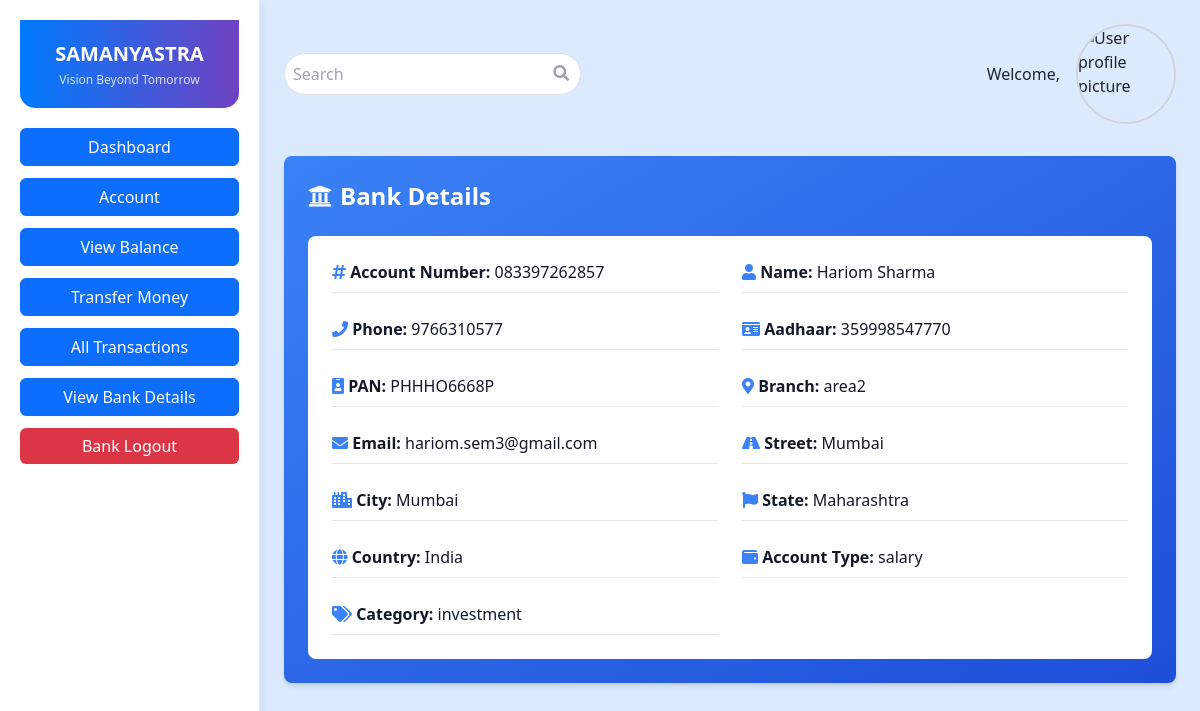
The app's page /bank_details/ (signed in) with its own data.
### website/models.py (models this page shows, shortened)
class CustomUser(models.Model):
    first_name = models.CharField(max_length=255)
    last_name = models.CharField(max_length=255)
    phone = models.CharField(max_length=15, unique=True)
    aadhaar = models.CharField(max_length=12, unique=True)
    pan = models.CharField(max_length=10, unique=True)
    account_number = models.CharField(max_length=20, unique=True)
    password = models.CharField(max_length=255, blank=True, null=True)
    email = models.EmailField(max_length=255, null=True, blank=True)
    street = models.CharField(max_length=255, null=True, blank=True)
    city = models.CharField(max_length=100, null=True, blank=True)
    zips = models.CharField(max_length=10, null=True, blank=True)
    state = models.CharField(max_length=100, null=True, blank=True)
    country = models.CharField(max_length=100, null=True, blank=True)
    branch = models.CharField(max_length=255, null=True, blank=True)
    ifsc_code = models.CharField(max_length=15, null=True, blank=True)
    balance = models.DecimalField(max_digits=15, decimal_places=2, default=0.00)
    account_type = models.CharField(max_length=100, null=True, blank=True)
    category = models.CharField(max_length=100, null=True, blank=True)
    security_pin = models.CharField(max_length=6, blank=True, null=True)

### website/views.py (the view)
# urls.py: path("bank_details/", views.bank_details, name='bank_details'),
def bank_details(req):
    user_image = req.session.get("customer_images", "/medias/customer_images/default.jpeg")
    user_id = req.session.get("user_id")
    if not user_id:
        return redirect("/bank_login/")
    user = CustomUser.objects.get(id=user_id)
    return render(req, "bank.html", {"user": user, "user_image": user_image})

### templates/website/bank.html (shortened to what this page needs)
<!DOCTYPE html>
<html lang="en">
<head>
    <script src="https://cdn.tailwindcss.com"></script>
    <link href="https://cdnjs.cloudflare.com/ajax/libs/font-awesome/5.15.3/css/all.min.css" rel="stylesheet"/>
    <link href="https://cdn.jsdelivr.net/npm/bootstrap@5.3.0/dist/css/bootstrap.min.css" rel="stylesheet">
</head>
<body class="bg-blue-100">
    <div class="flex h-screen">
        <div class="sidebar">
            <div class="logo">
                <span class="text-xl font-bold">SAMANYASTRA</span>
                <div class="text-xs mt-1 opacity-80">Vision Beyond Tomorrow</div>
            </div>
            <nav>
                <ul class="list-none space-y-3">
                    <li><a href="/Dashboard" class="btn btn-primary w-full">Dashboard</a></li>
                    <li><a href="/profile_view" class="btn btn-primary w-full">Account</a></li>
                    <li><a href="/view_balance/" class="btn btn-primary w-full">View Balance</a></li>
                    <li><a href="/transfer_money/" class="btn btn-primary w-full">Transfer Money</a></li>
                    <li><a href="/all_transactions/" class="btn btn-primary w-full">All Transactions</a></li>
                    <li><a href="/bank_details" class="btn btn-primary w-full">View Bank Details</a></li>
                    <li><a href="/acc_logout" class="btn btn-danger w-full">Bank Logout</a></li>
                </ul>
            </nav>
        </div>
        <div class="flex-1 p-6">
            <div class="flex justify-between items-center mb-8">
                <div class="relative w-1/3">
                    <input class="w-full p-2 rounded-full border border-gray-300" placeholder="Search" type="text"/>
                    <i class="fas fa-search absolute right-3 top-3 text-gray-400"></i>
                </div>
                <div class="flex items-center">
                    <span class="mr-4">Welcome, {{ user_name }}</span>
                    <img alt="User profile picture" class="rounded-full border-2 border-gray-300"
                    src="{{ user_image }}"
                    onerror="this.onerror=null; this.src='/medias/customer_images/default.jpeg';"
                    style="width: 100px; height: 100px;"/>                 </div>
            </div>
            <div class="bg-gradient-to-br from-blue-500 to-blue-700 p-6 rounded-lg shadow-md text-white">
                <h2 class="text-2xl font-bold mb-4 flex items-center"><i class="fas fa-university mr-2"></i> Bank Details</h2>
                <div class="grid grid-cols-2 gap-4 bg-white p-6 rounded-lg text-gray-900">
                    <p class="border-b pb-2"><strong><i class="fas fa-hashtag text-blue-500"></i> Account Number:</strong> {{ user.account_number }}</p>
                    <p class="border-b pb-2"><strong><i class="fas fa-user text-blue-500"></i> Name:</strong> {{ user.first_name }} {{ user.last_name }}</p>
                    <p class="border-b pb-2"><strong><i class="fas fa-phone text-blue-500"></i> Phone:</strong> {{ user.phone }}</p>
                    <p class="border-b pb-2"><strong><i class="fas fa-id-card text-blue-500"></i> Aadhaar:</strong> {{ user.aadhaar }}</p>
                    <p class="border-b pb-2"><strong><i class="fas fa-id-badge text-blue-500"></i> PAN:</strong> {{ user.pan }}</p>
                    <p class="border-b pb-2"><strong><i class="fas fa-map-marker-alt text-blue-500"></i> Branch:</strong> {{ user.branch }}</p>
                    <p class="border-b pb-2"><strong><i class="fas fa-envelope text-blue-500"></i> Email:</strong> {{ user.email }}</p>
                    <p class="border-b pb-2"><strong><i class="fas fa-road text-blue-500"></i> Street:</strong> {{ user.street }}</p>
                    <p class="border-b pb-2"><strong><i class="fas fa-city text-blue-500"></i> City:</strong> {{ user.city }}</p>
                    <p class="border-b pb-2"><strong><i class="fas fa-flag text-blue-500"></i> State:</strong> {{ user.state }}</p>
                    <p class="border-b pb-2"><strong><i class="fas fa-globe text-blue-500"></i> Country:</strong> {{ user.country }}</p>
                    <p class="border-b pb-2"><strong><i class="fas fa-wallet text-blue-500"></i> Account Type:</strong> {{ user.account_type }}</p>
                    <p class="border-b pb-2"><strong><i class="fas fa-tags text-blue-500"></i> Category:</strong> {{ user.category }}</p>
                </div>
            </div>
        </div>
    </div>
</body>
</html>

### templates/website/bank.html (style rules this page uses)
.sidebar { background: #ffffff; border-right: 1px solid #e5e7eb; box-shadow: 2px 0 10px rgba(0, 0, 0, 0.05); width: 260px; padding: 20px; transition: width 0.3s ease; }
.sidebar .logo { background: linear-gradient(to right, #007bff, #6f42c1); color: white; padding: 20px; text-align: center; border-radius: 0 0 15px 15px; margin-bottom: 20px; }
.sidebar .btn-danger { background: #dc3545; border: none; }

### records on screen
CustomUser: account_number "083397262857", first_name "Hariom", last_name "Sharma", phone "9766310577", aadhaar "359998547770", pan "PHHHO6668P", branch "area2", email "hariom.sem3@gmail.com", street "Mumbai", city "Mumbai", state "Maharashtra", country "India", account_type "salary", category "investment"
